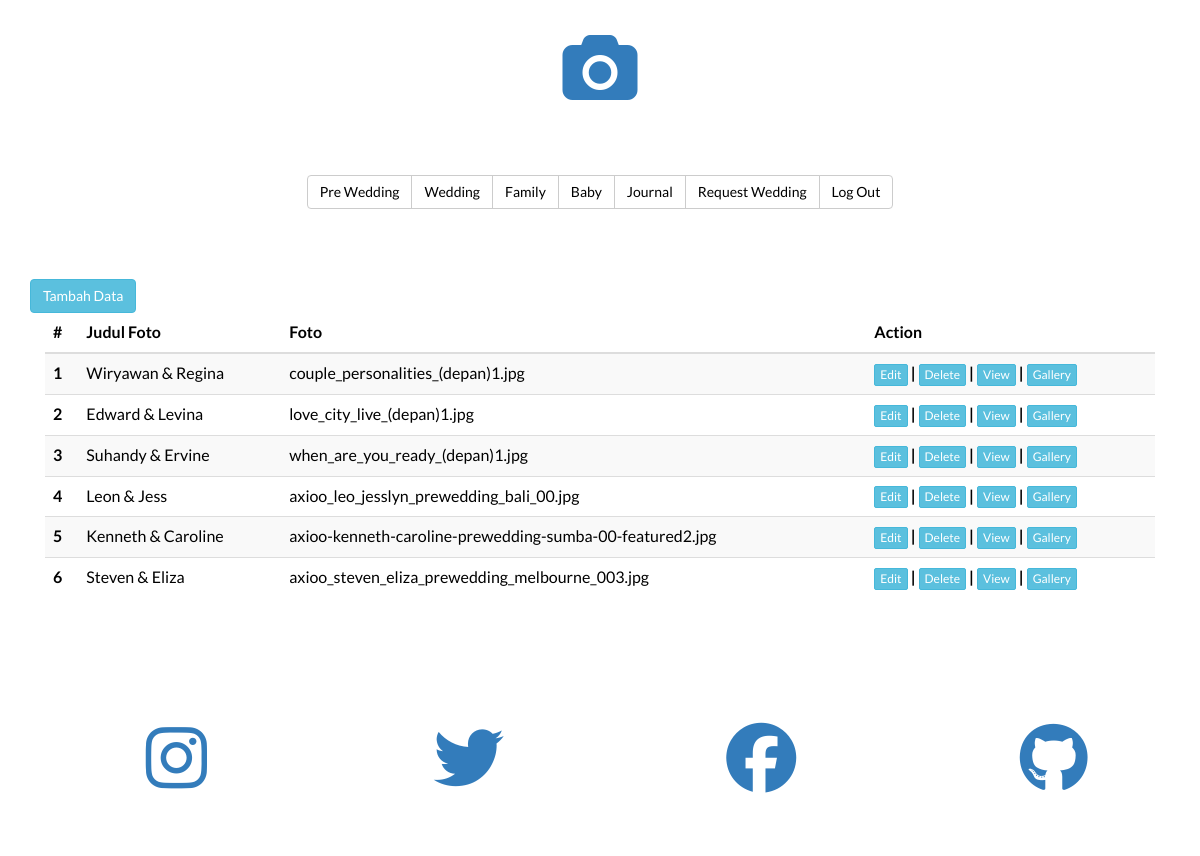
Screenshot of /index.php/admin with the database file from the repository.
### tables this page shows
CREATE TABLE IF NOT EXISTS `foto` (
`id` int(11) NOT NULL,
  `nama_foto` text NOT NULL,
  `deskripsi_foto` text NOT NULL,
  `file` text NOT NULL,
  `kategori` text NOT NULL
);

### application/controllers/Admin.php (called while the page is built, shortened)
<?php
class admin extends CI_Controller
{
    public function __construct()
    {
        $this->load->helper(array('form', 'url'));
        $this->load->model(array('DbUpload','DbGallery','DbKontak'));
        $this->load->library(array('upload','session'));
    }
    public function template($layout="",$data=array())
    {
        $this->load->view('admin/header');
        $this->load->view('admin/'.$layout,$data);
        $this->load->view('admin/footer');
    }
    public function index()
    {
        $dataFoto['tampil'] = $this->DbUpload->view('pre-wedding');
        $this->template('adminPage',$dataFoto);
    }
}

### index.php (called while the page is built, shortened)
<?php
require_once BASEPATH.'core/CodeIgniter.php';

### application/models/DbUpload.php (called while the page is built, shortened)
<?php
	class DbUpload extends CI_Model
	{
		public function __construct()
		{
			$this->db = $this->load->database('default', true);
		}
		public function view($kategoriFoto='')
		{
			if (isset($kategoriFoto)) {
				$query = $this->db->get_where('foto', array('kategori' => $kategoriFoto));
				return $query->result_array();
			} else {
				$query = $this->db->get('foto');
				return $query->result_array();;
			}
		}
	}
 ?>

### application/views/admin/adminPage.php (the view)
<div class="section">
  <div class="container">
    <div class="row">
      <div class="col-lg-12">
        <div>
          <a href="<?php echo base_url('index.php/admin/uploadPage') ?>" class="btn btn-info">Tambah Data</a>
        </div>
        <div class="col-md-12 text-center">
          <table class="table table-striped table-responsive">
            <thead>
              <tr>
                <th>#</th>
                <th>Judul Foto</th>
                <th>Foto</th>
                <th>Action</th>
              </tr>
            </thead>
            <tbody>
             <?php
                if (isset($tampil)) {
                  $no = 1;
                  foreach ($tampil as $key ) :
                    ?>
                    <tr>
                      <th scope="row"><?php echo $no; ?></th>
                      <td><?php echo $key['nama_foto']; ?></td>
                      <td><?php echo $key['file']; ?></td>
                      <th>
                        <a href="<?php echo base_url('index.php/admin/editPage/'.$key['id']); ?>" class="btn btn-info btn-xs">Edit</a> |
                        <a href="<?php echo base_url('index.php/admin/deletePage/'.$key['id']).'/'.$key['kategori']; ?>" class="btn btn-info btn-xs">Delete</a> |
                        <a href="<?php echo base_url('index.php/admin/viewPage/'.$key['id']); ?>" class="btn btn-info btn-xs">View</a> |
                        <a href="<?php echo base_url('index.php/admin/formGallery/'.$key['id']); ?>" class="btn btn-info btn-xs">Gallery</a>
                      </th>
                    </tr>
                   <?php
                  $no++;
                  endforeach;
                }
               ?>
            </tbody>
          </table>
        </div>
      </div>
    </div>
  </div>
</div>

### application/views/admin/header.php (shortened to what this page needs)
<html>
  <head>
    <link href="<?php echo base_url('assets/css/font-awesome.min.css'); ?>" rel="stylesheet" type="text/css">
    <link href="<?php echo base_url('assets/css/bootstrap.css'); ?>" rel="stylesheet" type="text/css">
    <link href="http://cdnjs.cloudflare.com/ajax/libs/font-awesome/4.3.0/css/font-awesome.min.css" rel="stylesheet" type="text/css">
    <link href="http://pingendo.github.io/pingendo-bootstrap/themes/default/bootstrap.css" rel="stylesheet" type="text/css">
   <div class="section">
      <div class="container">
        <div class="row">
          <div class="col-md-5"></div>
          <div class="col-md-2 text-center">
            <a href="<?php echo base_url('index.php/welcome/home'); ?>"><i class="fa fa-5x fa-fw fa-camera"></i></a>
          </div>
          <div class="col-md-3"></div>
        </div>
      </div>
    </div>
    <div class="section">
      <div class="container">
        <div class="row">
          <div class="col-md-12 text-center">
            <div class="btn-group">
              <a href="<?php echo base_url('index.php/admin/tampil/pre-wedding'); ?>" class="btn btn-default">Pre Wedding</a>
              <a href="<?php echo base_url('index.php/admin/tampil/wedding'); ?>" class="btn btn-default">Wedding</a>
              <a href="<?php echo base_url('index.php/admin/tampil/family'); ?>" class="btn btn-default">Family</a>
              <a href="<?php echo base_url('index.php/admin/tampil/baby'); ?>" class="btn btn-default">Baby</a>
              <a href="<?php echo base_url('index.php/admin/tampil/journal'); ?>" class="btn btn-default">Journal</a>
              <a href="<?php echo base_url('index.php/admin/request'); ?>" class="btn btn-default">Request Wedding</a>
              <a href="<?php echo base_url('index.php/admin/logOut'); ?>" class="btn btn-default">Log Out</a>
            </div>
          </div>
        </div>
      </div>
    </div>

### application/views/admin/footer.php
<div class="section">
      <div class="container">
        <div class="row">
          <div class="col-md-12">
            <div class="section">
              <div class="container">
                <div class="row text-center">
                  <div class="col-xs-3 text-center">
                    <a><i class="fa fa-5x fa-fw fa-instagram"></i></a>
                  </div>
                  <div class="col-xs-3">
                    <a><i class="fa fa-5x fa-fw fa-twitter"></i></a>
                  </div>
                  <div class="col-xs-3">
                    <a><i class="fa fa-5x fa-fw fa-facebook"></i></a>
                  </div>
                  <div class="col-xs-3 text-center">
                    <a><i class="fa fa-5x fa-fw fa-github"></i></a>
                  </div>
                </div>
              </div>
            </div>
          </div>
        </div>
      </div>
    </div>
</body></html>

### rows the page displays
foto: nama_foto "Wiryawan & Regina", file "couple_personalities_(depan)1.jpg"
foto: nama_foto "Edward & Levina", file "love_city_live_(depan)1.jpg"
foto: nama_foto "Suhandy & Ervine", file "when_are_you_ready_(depan)1.jpg"
foto: nama_foto "Leon & Jess", file "axioo_leo_jesslyn_prewedding_bali_00.jpg"
foto: nama_foto "Kenneth & Caroline", file "axioo-kenneth-caroline-prewedding-sumba-00-featured2.jpg"
foto: nama_foto "Steven & Eliza", file "axioo_steven_eliza_prewedding_melbourne_003.jpg"
